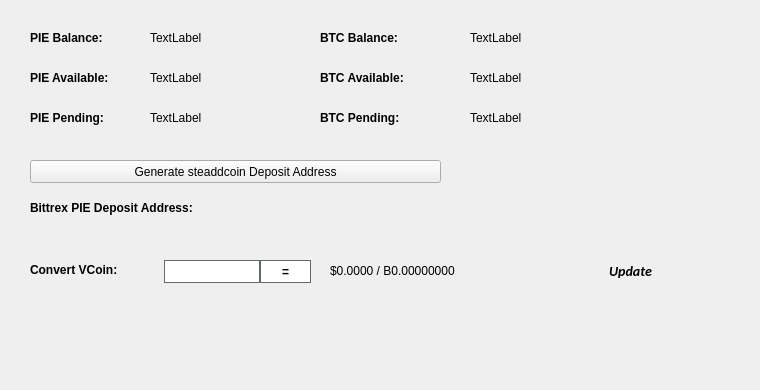
   <widget class="QWidget" name="BalanceTab">
    <attribute name="title">
     <string>Balance</string>
    </attribute>
    <widget class="QLabel" name="BitcoinBalanceLabel">
     <property name="geometry">
      <rect>
       <x>470</x>
       <y>30</y>
       <width>150</width>
       <height>16</height>
      </rect>
     </property>
     <property name="text">
      <string>TextLabel</string>
     </property>
    </widget>
    <widget class="QLabel" name="PIEBalanceLabel">
     <property name="geometry">
      <rect>
       <x>150</x>
       <y>30</y>
       <width>150</width>
       <height>16</height>
      </rect>
     </property>
     <property name="text">
      <string>TextLabel</string>
     </property>
    </widget>
    <widget class="QLabel" name="label_11">
     <property name="geometry">
      <rect>
       <x>30</x>
       <y>30</y>
       <width>101</width>
       <height>16</height>
      </rect>
     </property>
     <property name="font">
      <font>
       <weight>75</weight>
       <bold>true</bold>
      </font>
     </property>
     <property name="text">
      <string>PIE Balance:</string>
     </property>
    </widget>
    <widget class="QLabel" name="label_12">
     <property name="geometry">
      <rect>
       <x>320</x>
       <y>30</y>
       <width>101</width>
       <height>16</height>
      </rect>
     </property>
     <property name="font">
      <font>
       <weight>75</weight>
       <bold>true</bold>
      </font>
     </property>
     <property name="text">
      <string>BTC Balance:</string>
     </property>
    </widget>
    <widget class="QLabel" name="PIEAvailableLabel_2">
     <property name="geometry">
      <rect>
       <x>150</x>
       <y>70</y>
       <width>150</width>
       <height>16</height>
      </rect>
     </property>
     <property name="text">
      <string>TextLabel</string>
     </property>
    </widget>
    <widget class="QLabel" name="label_13">
     <property name="geometry">
      <rect>
       <x>30</x>
       <y>70</y>
       <width>111</width>
       <height>16</height>
      </rect>
     </property>
     <property name="font">
      <font>
       <weight>75</weight>
       <bold>true</bold>
      </font>
     </property>
     <property name="text">
      <string>PIE Available:</string>
     </property>
    </widget>
    <widget class="QLabel" name="label_14">
     <property name="geometry">
      <rect>
       <x>30</x>
       <y>110</y>
       <width>101</width>
       <height>16</height>
      </rect>
     </property>
     <property name="font">
      <font>
       <weight>75</weight>
       <bold>true</bold>
      </font>
     </property>
     <property name="text">
      <string>PIE Pending:</string>
     </property>
    </widget>
    <widget class="QLabel" name="PIEPendingLabel">
     <property name="geometry">
      <rect>
       <x>150</x>
       <y>110</y>
       <width>150</width>
       <height>16</height>
      </rect>
     </property>
     <property name="text">
      <string>TextLabel</string>
     </property>
    </widget>
    <widget class="QLabel" name="label_15">
     <property name="geometry">
      <rect>
       <x>320</x>
       <y>70</y>
       <width>111</width>
       <height>16</height>
      </rect>
     </property>
     <property name="font">
      <font>
       <weight>75</weight>
       <bold>true</bold>
      </font>
     </property>
     <property name="text">
      <string>BTC Available:</string>
     </property>
    </widget>
    <widget class="QLabel" name="BitcoinAvailableLabel">
     <property name="geometry">
      <rect>
       <x>470</x>
       <y>70</y>
       <width>150</width>
       <height>16</height>
      </rect>
     </property>
     <property name="text">
      <string>TextLabel</string>
     </property>
    </widget>
    <widget class="QLabel" name="label_31">
     <property name="geometry">
      <rect>
       <x>320</x>
       <y>110</y>
       <width>111</width>
       <height>16</height>
      </rect>
     </property>
     <property name="font">
      <font>
       <weight>75</weight>
       <bold>true</bold>
      </font>
     </property>
     <property name="text">
      <string>BTC Pending:</string>
     </property>
    </widget>
    <widget class="QLabel" name="BitcoinPendingLabel">
     <property name="geometry">
      <rect>
       <x>470</x>
       <y>110</y>
       <width>150</width>
       <height>16</height>
      </rect>
     </property>
     <property name="text">
      <string>TextLabel</string>
     </property>
    </widget>
    <widget class="QLabel" name="label_33">
     <property name="geometry">
      <rect>
       <x>30</x>
       <y>200</y>
       <width>221</width>
       <height>16</height>
      </rect>
     </property>
     <property name="font">
      <font>
       <weight>75</weight>
       <bold>true</bold>
      </font>
     </property>
     <property name="text">
      <string>Bittrex PIE Deposit Address:</string>
     </property>
    </widget>
    <widget class="QPushButton" name="GenDepositBTN">
     <property name="geometry">
      <rect>
       <x>30</x>
       <y>160</y>
       <width>411</width>
       <height>23</height>
      </rect>
     </property>
     <property name="text">
      <string>Generate steaddcoin Deposit Address</string>
     </property>
     <property name="icon">
      <iconset resource="../steaddcoin.qrc">
       <normaloff>:/icons/bitcoin</normaloff>:/icons/bitcoin</iconset>
     </property>
    </widget>
    <widget class="QLabel" name="DepositAddressLabel">
     <property name="geometry">
      <rect>
       <x>200</x>
       <y>200</y>
       <width>261</width>
       <height>16</height>
      </rect>
     </property>
     <property name="palette">
      <palette>
       <active>
        <colorrole role="WindowText">
         <brush brushstyle="SolidPattern">
          <color alpha="255">
           <red>0</red>
           <green>0</green>
           <blue>0</blue>
          </color>
         </brush>
        </colorrole>
        <colorrole role="Text">
         <brush brushstyle="SolidPattern">
          <color alpha="255">
           <red>0</red>
           <green>0</green>
           <blue>255</blue>
          </color>
         </brush>
        </colorrole>
       </active>
       <inactive>
        <colorrole role="WindowText">
         <brush brushstyle="SolidPattern">
          <color alpha="255">
           <red>0</red>
           <green>0</green>
           <blue>0</blue>
          </color>
         </brush>
        </colorrole>
        <colorrole role="Text">
         <brush brushstyle="SolidPattern">
          <color alpha="255">
           <red>0</red>
           <green>0</green>
           <blue>255</blue>
          </color>
         </brush>
        </colorrole>
       </inactive>
       <disabled>
        <colorrole role="WindowText">
         <brush brushstyle="SolidPattern">
          <color alpha="255">
           <red>120</red>
           <green>120</green>
           <blue>120</blue>
          </color>
         </brush>
        </colorrole>
        <colorrole role="Text">
         <brush brushstyle="SolidPattern">
          <color alpha="255">
           <red>120</red>
           <green>120</green>
           <blue>120</blue>
          </color>
         </brush>
        </colorrole>
       </disabled>
      </palette>
     </property>
     <property name="font">
      <font>
       <weight>75</weight>
       <bold>true</bold>
      </font>
     </property>
     <property name="text">
      <string/>
     </property>
     <property name="alignment">
      <set>Qt::AlignRight|Qt::AlignTrailing|Qt::AlignVCenter</set>
     </property>
     <property name="textInteractionFlags">
      <set>Qt::LinksAccessibleByMouse|Qt::TextSelectableByKeyboard|Qt::TextSelectableByMouse</set>
     </property>
    </widget>
    <widget class="QLabel" name="label_8">
     <property name="geometry">
      <rect>
       <x>460</x>
       <y>300</y>
       <width>281</width>
       <height>81</height>
      </rect>
     </property>
     <property name="text">
      <string/>
     </property>
     <property name="pixmap">
      <pixmap>:/images/bittrex</pixmap>
     </property>
    </widget>
    <widget class="QWidget" name="widgetConversion" native="true">
     <property name="geometry">
      <rect>
       <x>0</x>
       <y>250</y>
       <width>751</width>
       <height>43</height>
      </rect>
     </property>
     <property name="minimumSize">
      <size>
       <width>0</width>
       <height>43</height>
      </size>
     </property>
     <property name="styleSheet">
      <string notr="true"/>
     </property>
     <widget class="QPushButton" name="btnUpdateMarketData">
      <property name="geometry">
       <rect>
        <x>575</x>
        <y>0</y>
        <width>111</width>
        <height>41</height>
       </rect>
      </property>
      <property name="sizePolicy">
       <sizepolicy hsizetype="Expanding" vsizetype="Expanding">
        <horstretch>0</horstretch>
        <verstretch>0</verstretch>
       </sizepolicy>
      </property>
      <property name="font">
       <font>
        <family>calibri</family>
        <pointsize>-1</pointsize>
        <weight>75</weight>
        <italic>true</italic>
        <bold>true</bold>
       </font>
      </property>
      <property name="styleSheet">
       <string notr="true">margin:0px;text-align:center;padding:2px;border-radius:3px;font-style:italic;width:100px;font-size:14px;font-family:calibri;font-weight:600;</string>
      </property>
      <property name="text">
       <string>Update</string>
      </property>
      <property name="iconSize">
       <size>
        <width>150</width>
        <height>35</height>
       </size>
      </property>
      <property name="autoDefault">
       <bool>true</bool>
      </property>
      <property name="default">
       <bool>true</bool>
      </property>
     </widget>
     <widget class="QLabel" name="lblConvertVCoin">
      <property name="geometry">
       <rect>
        <x>30</x>
        <y>10</y>
        <width>131</width>
        <height>20</height>
       </rect>
      </property>
      <property name="styleSheet">
       <string notr="true"/>
      </property>
      <property name="text">
       <string>&lt;html&gt;&lt;head/&gt;&lt;body&gt;&lt;p&gt;&lt;span style=&quot; font-weight:600;&quot;&gt;Convert VCoin:&lt;/span&gt;&lt;/p&gt;&lt;/body&gt;&lt;/html&gt;</string>
      </property>
     </widget>
     <widget class="QLineEdit" name="txtConvertVCoinQty">
      <property name="geometry">
       <rect>
        <x>160</x>
        <y>10</y>
        <width>100</width>
        <height>23</height>
       </rect>
      </property>
      <property name="minimumSize">
       <size>
        <width>100</width>
        <height>23</height>
       </size>
      </property>
      <property name="maximumSize">
       <size>
        <width>100</width>
        <height>16777215</height>
       </size>
      </property>
      <property name="styleSheet">
       <string notr="true">border: 1px solid #61696c;margin-left:4px;</string>
      </property>
     </widget>
     <widget class="QPushButton" name="btnConvertsteaddcoin">
      <property name="geometry">
       <rect>
        <x>260</x>
        <y>10</y>
        <width>51</width>
        <height>23</height>
       </rect>
      </property>
      <property name="minimumSize">
       <size>
        <width>0</width>
        <height>23</height>
       </size>
      </property>
      <property name="styleSheet">
       <string notr="true">border:1px solid #61696c;background:white;font-weight:600;</string>
      </property>
      <property name="text">
       <string>=</string>
      </property>
     </widget>
     <widget class="QLabel" name="lblConvertVCoinResults">
      <property name="geometry">
       <rect>
        <x>330</x>
        <y>0</y>
        <width>201</width>
        <height>41</height>
       </rect>
      </property>
      <property name="styleSheet">
       <string notr="true"/>
      </property>
      <property name="text">
       <string>$0.0000 / B0.00000000</string>
      </property>
     </widget>
     <widget class="QLabel" name="iconOverviewUpdateWait">
      <property name="geometry">
       <rect>
        <x>670</x>
        <y>10</y>
        <width>24</width>
        <height>24</height>
       </rect>
      </property>
      <property name="text">
       <string/>
      </property>
      <property name="pixmap">
       <pixmap resource="../steaddcoin.qrc">:/icons/transaction_1</pixmap>
      </property>
      <property name="scaledContents">
       <bool>true</bool>
      </property>
      <property name="alignment">
       <set>Qt::AlignCenter</set>
      </property>
     </widget>
    </widget>
   </widget>
